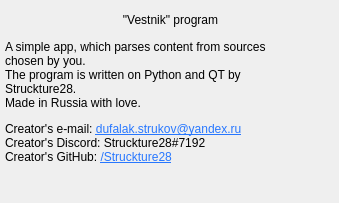
<?xml version="1.0" encoding="UTF-8"?>
<ui version="4.0">
 <class>about</class>
 <widget class="QWidget" name="about">
  <property name="geometry">
   <rect>
    <x>0</x>
    <y>0</y>
    <width>339</width>
    <height>203</height>
   </rect>
  </property>
  <property name="windowTitle">
   <string>About Vestnik...</string>
  </property>
  <widget class="QLabel" name="title">
   <property name="geometry">
    <rect>
     <x>10</x>
     <y>10</y>
     <width>321</width>
     <height>20</height>
    </rect>
   </property>
   <property name="layoutDirection">
    <enum>Qt::LeftToRight</enum>
   </property>
   <property name="text">
    <string>&quot;Vestnik&quot; program</string>
   </property>
   <property name="alignment">
    <set>Qt::AlignCenter</set>
   </property>
  </widget>
  <widget class="QLabel" name="content">
   <property name="geometry">
    <rect>
     <x>5</x>
     <y>40</y>
     <width>331</width>
     <height>161</height>
    </rect>
   </property>
   <property name="text">
    <string>&lt;html&gt;&lt;head/&gt;&lt;body&gt;&lt;p&gt;A simple app, which parses content from sources&lt;br/&gt;chosen by you. &lt;br/&gt;The program is written on Python and QT by &lt;br/&gt;Struckture28.&lt;br/&gt;Made in Russia with love. &lt;/p&gt;&lt;p&gt;Creator's e-mail: &lt;a href=&quot;mailto:dufalak.strukov@yandex.ru&quot;&gt;&lt;span style=&quot; text-decoration: underline; color:#2777ff;&quot;&gt;dufalak.strukov@yandex.ru&lt;/span&gt;&lt;/a&gt;&lt;br/&gt;Creator's Discord: Struckture28#7192&lt;br/&gt;Creator's GitHub: &lt;a href=&quot;https://github.com/Struckture28/&quot;&gt;&lt;span style=&quot; text-decoration: underline; color:#2777ff;&quot;&gt;/Struckture28&lt;/span&gt;&lt;/a&gt;&lt;/p&gt;&lt;/body&gt;&lt;/html&gt;</string>
   </property>
   <property name="textFormat">
    <enum>Qt::MarkdownText</enum>
   </property>
   <property name="alignment">
    <set>Qt::AlignLeading|Qt::AlignLeft|Qt::AlignTop</set>
   </property>
  </widget>
 </widget>
 <resources/>
 <connections/>
</ui>
